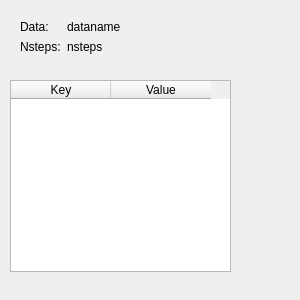
<?xml version="1.0" encoding="UTF-8"?>
<ui version="4.0">
 <class>NumorPropertyWidget</class>
 <widget class="QWidget" name="NumorPropertyWidget">
  <property name="geometry">
   <rect>
    <x>0</x>
    <y>0</y>
    <width>300</width>
    <height>300</height>
   </rect>
  </property>
  <property name="windowTitle">
   <string>Form</string>
  </property>
  <property name="styleSheet">
   <string notr="true"/>
  </property>
  <widget class="QWidget" name="layoutWidget">
   <property name="geometry">
    <rect>
     <x>20</x>
     <y>20</y>
     <width>129</width>
     <height>42</height>
    </rect>
   </property>
   <layout class="QFormLayout" name="formLayout">
    <item row="0" column="0">
     <widget class="QLabel" name="label">
      <property name="text">
       <string>Data:</string>
      </property>
     </widget>
    </item>
    <item row="1" column="0">
     <widget class="QLabel" name="label_2">
      <property name="text">
       <string>Nsteps:</string>
      </property>
     </widget>
    </item>
    <item row="0" column="1">
     <widget class="QLabel" name="label_data">
      <property name="text">
       <string>dataname</string>
      </property>
     </widget>
    </item>
    <item row="1" column="1">
     <widget class="QLabel" name="label_nsteps">
      <property name="text">
       <string>nsteps</string>
      </property>
     </widget>
    </item>
   </layout>
  </widget>
  <widget class="QTableWidget" name="tableWidget">
   <property name="geometry">
    <rect>
     <x>10</x>
     <y>80</y>
     <width>221</width>
     <height>192</height>
    </rect>
   </property>
   <column>
    <property name="text">
     <string>Key</string>
    </property>
   </column>
   <column>
    <property name="text">
     <string>Value</string>
    </property>
   </column>
  </widget>
 </widget>
 <resources/>
 <connections/>
</ui>
